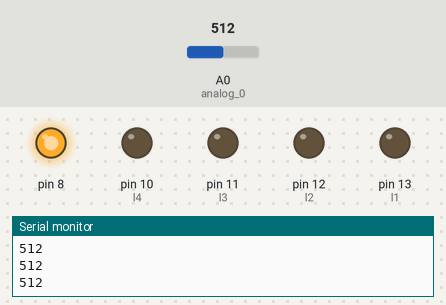
A sketch run on a simulated Arduino Uno, built with avr-gcc and run on an emulated ATmega328P. On the bench: output pins drawn as LEDs (lit = HIGH), the last lines printed to the serial monitor. Inputs (shaded band) come from the test bench; at power-on: A0 (analog_0) = 512.

Above: at 1.2 s.
1.3 s: A0 (analog_0) set to 465
2.8 s: A0 (analog_0) set to 431
At 3.8 s:
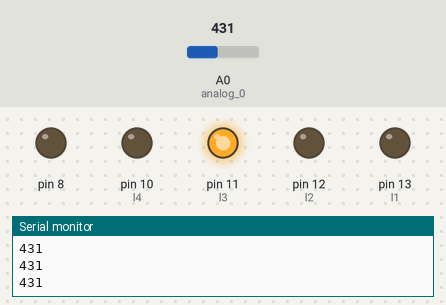
4.3 s: A0 (analog_0) set to 365
5.8 s: A0 (analog_0) set to 342
At 7.0 s:
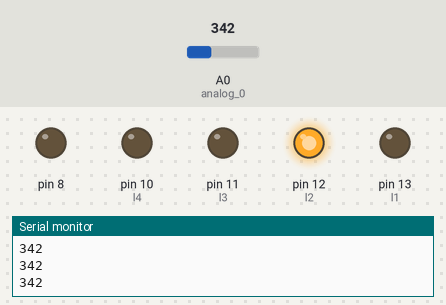
7.3 s: A0 (analog_0) set to 212
8.8 s: A0 (analog_0) set to 188
At 9.6 s:
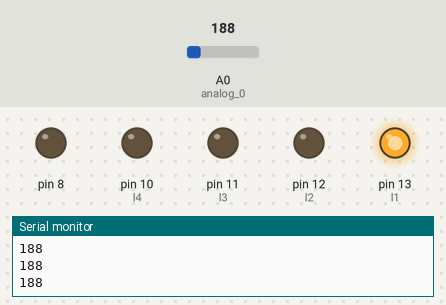
Timing chart, 0 to 11.3 s (numbered marks = the images above; inputs shaded):
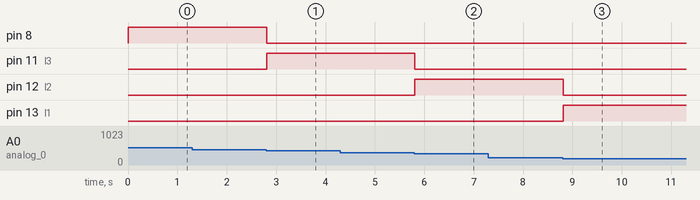

The sketch:

Water_Level_Indicator_SourceCode.ino
```cpp
int level;
const int analog_0=0;
int l1=13;
int l2=12;
int l3=11;
int l4=10;

void setup() {
  // put your setup code here, to run once:
  Serial.begin(9600);
  pinMode(l1,OUTPUT);
  pinMode(l2,OUTPUT);
  pinMode(l3,OUTPUT);
  pinMode(l4,OUTPUT);
 pinMode(8,OUTPUT);
}

void loop() {

  // put your main code here, to run repeatedly:
level=analogRead(analog_0);
Serial.println(level);
if(level<200)
{ digitalWrite(l1, HIGH);
  digitalWrite(l2, LOW);
   digitalWrite(l3, LOW);
    digitalWrite(l4, LOW);
    digitalWrite(8, LOW);

  }
else if(level>200&&level<350)
 {
  digitalWrite(l1, LOW);
  digitalWrite(l2, HIGH);
   digitalWrite(l3, LOW);
    digitalWrite(l4, LOW);
    digitalWrite(8, LOW);

  }

else if(level>350&&level<450)
 {
  digitalWrite(l1, LOW);
  digitalWrite(l2, LOW);
   digitalWrite(l3, HIGH);
    digitalWrite(l4, LOW);
    digitalWrite(8, LOW);

  }

else if(level>450)
 {
  digitalWrite(l1, LOW);
  digitalWrite(l2, LOW);
   digitalWrite(l3, LOW);
    digitalWrite(l4, LOW);
    digitalWrite(8, HIGH);
  }

}
```

Measured:
- the behaviour switches between 450 and 449 on A0 (analog_0) (found by bisection; images 0 and 1)
- the behaviour switches between 350 and 349 on A0 (analog_0) (found by bisection; images 1 and 2)
- the behaviour switches between 200 and 199 on A0 (analog_0) (found by bisection; images 2 and 3)
- after the input at 2.8 s, pin 8: HIGH → LOW at once; pin 11 (l3): LOW → HIGH at once
- after the input at 5.8 s, pin 11 (l3): HIGH → LOW at once; pin 12 (l2): LOW → HIGH at once
- after the input at 8.8 s, pin 12 (l2): HIGH → LOW at once; pin 13 (l1): LOW → HIGH at once
